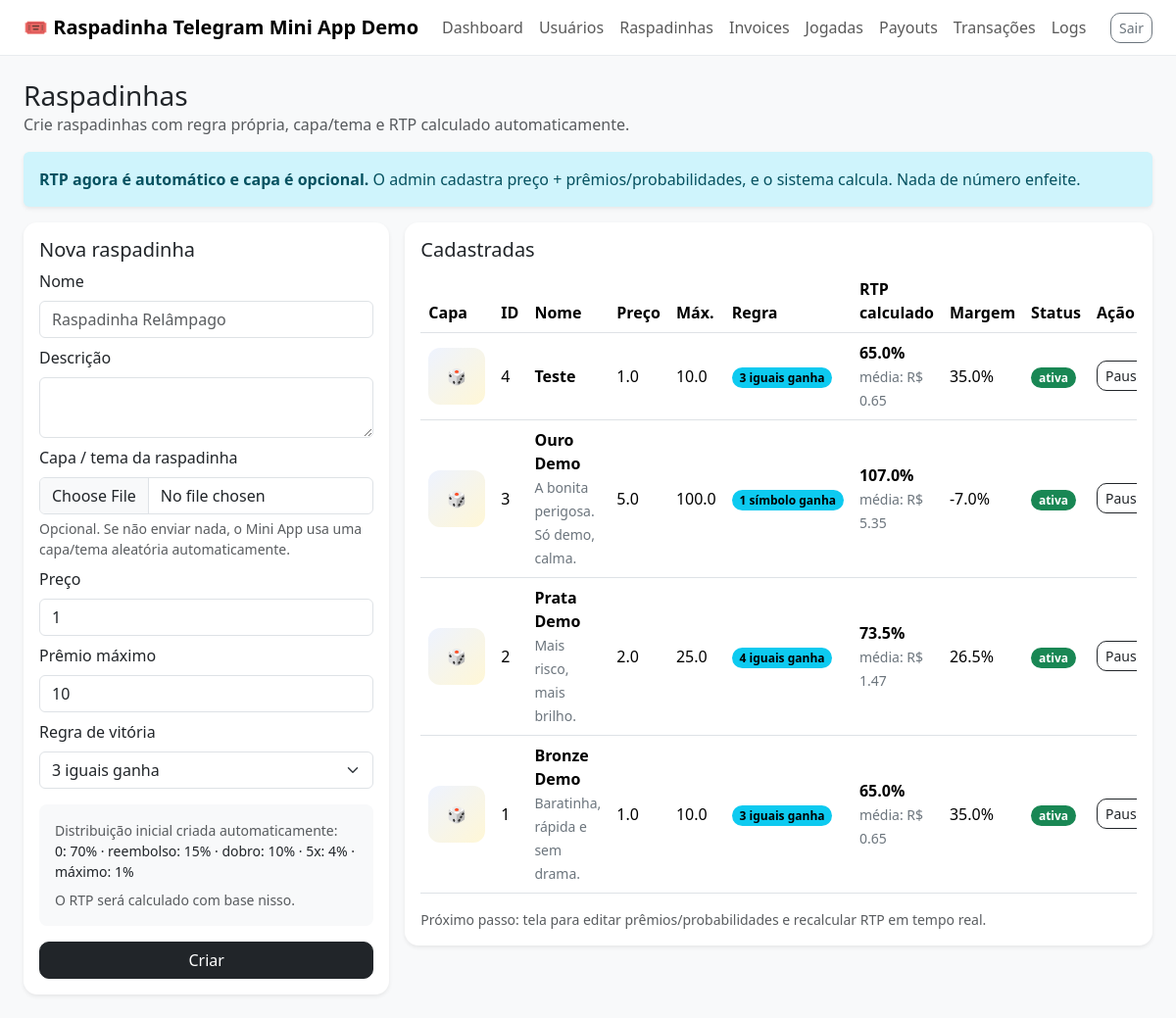
/admin/scratch-cards (signed in), run on the app's committed database.
### backend/app/models.py (models this page shows)
class ScratchCard(Base):
    __tablename__ = "scratch_cards"
    id = Column(Integer, primary_key=True, index=True)
    name = Column(String(255), nullable=False)
    description = Column(Text, nullable=True)
    price = Column(Float, nullable=False)
    max_prize = Column(Float, nullable=False)
    rtp = Column(Float, default=0.0)  # legado; agora o app calcula automaticamente
    match_count = Column(Integer, default=3)
    cover_image = Column(String(500), nullable=True)
    active = Column(Boolean, default=True)
    created_at = Column(DateTime, default=datetime.utcnow)
    prizes = relationship("ScratchPrize", back_populates="scratch_card", cascade="all, delete-orphan")
    plays = relationship("ScratchPlay", back_populates="scratch_card")
    invoices = relationship("Invoice", back_populates="scratch_card")

### backend/app/routers/admin.py (the view)
@router.get("/scratch-cards", response_class=HTMLResponse)
def scratch_cards(request: Request, db: Session = Depends(get_db)):
    redirect = redirect_if_not_admin(request)
    if redirect: return redirect
    cards = db.query(ScratchCard).order_by(ScratchCard.id.desc()).all()
    card_metrics = {c.id: {"rtp": calculate_rtp(c), "house_edge": calculate_house_edge(c), "expected_return": expected_return_per_play(c), "rule_label": rule_label(c.match_count)} for c in cards}
    return tpl(request, "admin/scratch_cards.html", {"cards": cards, "card_metrics": card_metrics})

### backend/app/templates/admin/scratch_cards.html (shortened to what this page needs)
{% extends "admin/base.html" %}
{% block content %}
<div class="d-flex justify-content-between align-items-center mb-3"><div><h1 class="h3 mb-0">Raspadinhas</h1><p class="text-muted mb-0">Crie raspadinhas com regra própria, capa/tema e RTP calculado automaticamente.</p></div></div>
<div class="alert alert-info border-0 shadow-sm"><strong>RTP agora é automático e capa é opcional.</strong> O admin cadastra preço + prêmios/probabilidades, e o sistema calcula. Nada de número enfeite.</div>
<div class="row g-3"><div class="col-lg-4"><div class="card shadow-sm"><div class="card-body"><h2 class="h5">Nova raspadinha</h2>
<form method="post" action="/admin/scratch-cards" enctype="multipart/form-data">
<div class="mb-2"><label class="form-label">Nome</label><input class="form-control" name="name" placeholder="Raspadinha Relâmpago" required></div>
<div class="mb-2"><label class="form-label">Descrição</label><textarea class="form-control" name="description" rows="2"></textarea></div>
<div class="mb-2"><label class="form-label">Capa / tema da raspadinha</label><input class="form-control" name="cover_image" type="file" accept="image/png,image/jpeg,image/webp,image/gif"><div class="form-text">Opcional. Se não enviar nada, o Mini App usa uma capa/tema aleatória automaticamente.</div></div>
<div class="mb-2"><label class="form-label">Preço</label><input class="form-control" name="price" type="number" step="0.01" value="1" required></div>
<div class="mb-2"><label class="form-label">Prêmio máximo</label><input class="form-control" name="max_prize" type="number" step="0.01" value="10" required></div>
<div class="mb-3"><label class="form-label">Regra de vitória</label><select class="form-select" name="match_count"><option value="3" selected>3 iguais ganha</option></select></div>
<div class="p-3 rounded-3 bg-light mb-3"><div class="small text-muted">Distribuição inicial criada automaticamente:</div><div class="small">0: 70% · reembolso: 15% · dobro: 10% · 5x: 4% · máximo: 1%</div><div class="small text-muted mt-2">O RTP será calculado com base nisso.</div></div>
<button class="btn btn-dark w-100">Criar</button></form></div></div></div>
<div class="col-lg-8"><div class="card shadow-sm"><div class="card-body"><h2 class="h5">Cadastradas</h2><div class="table-responsive"><table class="table table-hover align-middle"><thead><tr><th>Capa</th><th>ID</th><th>Nome</th><th>Preço</th><th>Máx.</th><th>Regra</th><th>RTP calculado</th><th>Margem</th><th>Status</th><th>Ação</th></tr></thead><tbody>
{% for c in cards %}{% set m = card_metrics[c.id] %}<tr><td>{% if c.cover_image %}<img src="{{ c.cover_image }}" style="width:58px;height:58px;object-fit:cover;border-radius:12px;">{% else %}<div style="width:58px;height:58px;border-radius:12px;background:linear-gradient(135deg,#eef3ff,#fff7d6);display:flex;align-items:center;justify-content:center;">🎲</div>{% endif %}</td><td>{{ c.id }}</td><td><strong>{{ c.name }}</strong><br><span class="small-muted">{{ c.description or "" }}</span></td><td>{{ c.price }}</td><td>{{ c.max_prize }}</td><td><span class="badge text-bg-info">{{ m.rule_label }}</span></td><td><strong>{{ m.rtp }}%</strong><br><span class="small-muted">média: R$ {{ "%.2f"|format(m.expected_return) }}</span></td><td>{{ m.house_edge }}%</td><td>{% if c.active %}<span class="badge text-bg-success">ativa</span>{% else %}<span class="badge text-bg-secondary">pausada</span>{% endif %}</td><td><form method="post" action="/admin/scratch-cards/{{ c.id }}/toggle"><button class="btn btn-sm btn-outline-dark">{% if c.active %}Pausar{% else %}Ativar{% endif %}</button></form></td></tr>{% else %}<tr><td colspan="10" class="text-muted">Nenhuma raspadinha cadastrada.</td></tr>{% endfor %}
</tbody></table></div><p class="small text-muted mb-0">Próximo passo: tela para editar prêmios/probabilidades e recalcular RTP em tempo real.</p></div></div></div></div>
{% endblock %}

### backend/app/templates/admin/base.html (shortened to what this page needs)
<!doctype html>
<html lang="pt-br">
<head>
    <link href="https://cdn.jsdelivr.net/npm/bootstrap@5.3.3/dist/css/bootstrap.min.css" rel="stylesheet">
    <link href="/static/css/style.css" rel="stylesheet">
</head>
<body>
<nav class="navbar navbar-expand-lg bg-white">
    <div class="container-fluid px-4">
        <a class="navbar-brand fw-bold" href="/admin/dashboard">🎟️ {{ app_name }}</a>
        <div id="nav" class="collapse navbar-collapse">
            <ul class="navbar-nav me-auto">
                <li class="nav-item"><a class="nav-link" href="/admin/dashboard">Dashboard</a></li>
                <li class="nav-item"><a class="nav-link" href="/admin/users">Usuários</a></li>
                <li class="nav-item"><a class="nav-link" href="/admin/scratch-cards">Raspadinhas</a></li>
                <li class="nav-item"><a class="nav-link" href="/admin/invoices">Invoices</a></li>
                <li class="nav-item"><a class="nav-link" href="/admin/plays">Jogadas</a></li>
                <li class="nav-item"><a class="nav-link" href="/admin/payouts">Payouts</a></li>
                <li class="nav-item"><a class="nav-link" href="/admin/transactions">Transações</a></li>
                <li class="nav-item"><a class="nav-link" href="/admin/audit-logs">Logs</a></li>
            </ul>
            <form action="/admin/logout" method="post">
                <button class="btn btn-outline-secondary btn-sm">Sair</button>
            </form>
        </div>
    </div>
</nav>
<main class="container-fluid px-4 py-4">
    {% block content %}{% endblock %}
</main>
</body>
</html>

### backend/app/static/css/style.css (style rules this page uses)
body { background: #f8f9fa; }
.navbar { border-bottom: 1px solid #e9ecef; }
.card { border: 0; border-radius: 14px; }
.btn { border-radius: 10px; }
.table { vertical-align: middle; }
.badge { border-radius: 999px; }
.small-muted { color: #6c757d; font-size: .875rem; }

### data on the page
ScratchCard: id "4", name "Teste", price "1.0", max_prize "10.0", rule_label "3 iguais ganha", rtp "65.0", expected_return "0.65", house_edge "35.0", active "ativa"
ScratchCard: id "3", name "Ouro Demo", description "A bonita perigosa. Só demo, calma.", price "5.0", max_prize "100.0", rule_label "1 símbolo ganha", rtp "107.0", expected_return "5.35", house_edge "-7.0", active "ativa"
ScratchCard: id "2", name "Prata Demo", description "Mais risco, mais brilho.", price "2.0", max_prize "25.0", rule_label "4 iguais ganha", rtp "73.5", expected_return "1.47", house_edge "26.5", active "ativa"
ScratchCard: id "1", name "Bronze Demo", description "Baratinha, rápida e sem drama.", price "1.0", max_prize "10.0", rule_label "3 iguais ganha", rtp "65.0", expected_return "0.65", house_edge "35.0", active "ativa"

### other printed values
{{ app_name }} "Raspadinha Telegram Mini App Demo"
